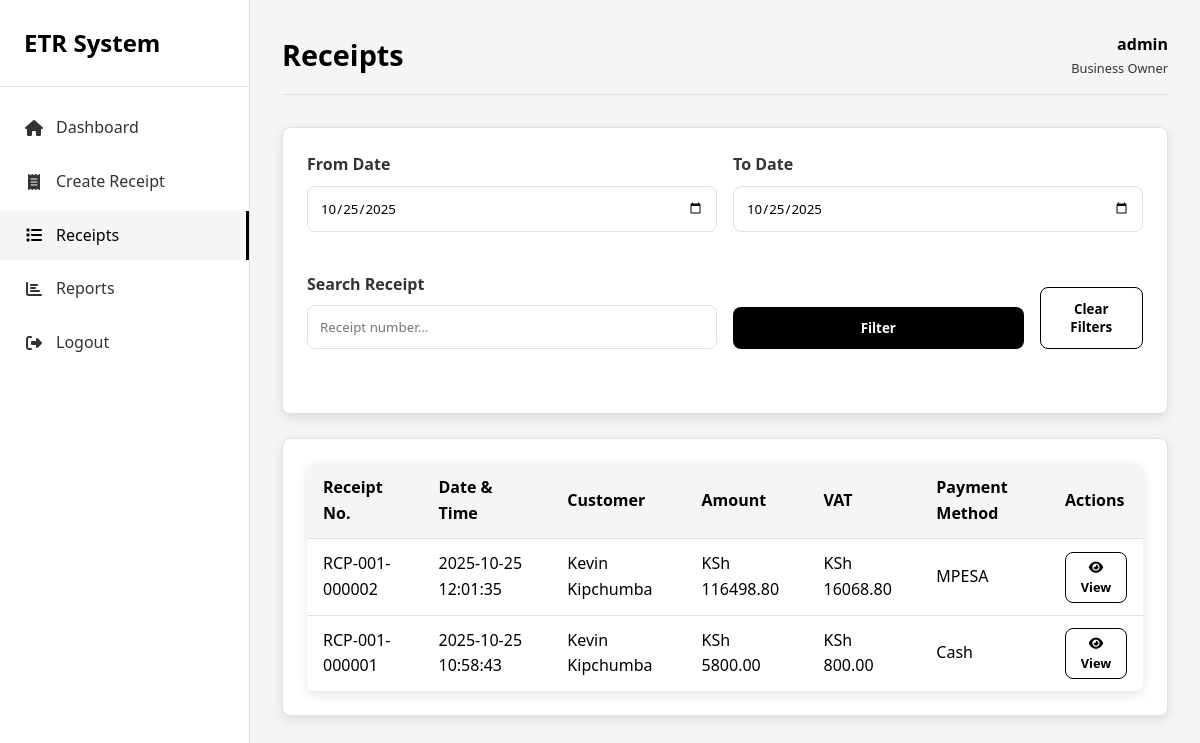
Page /receipts (signed in) on the committed database.
### tables this page shows
CREATE TABLE users (
                id INTEGER PRIMARY KEY AUTOINCREMENT,
                business_name TEXT NOT NULL,
                kra_pin TEXT NOT NULL UNIQUE,
                phone_number TEXT NOT NULL,
                person_in_charge TEXT NOT NULL,
                town_city TEXT NOT NULL,
                username TEXT UNIQUE NOT NULL,
                password_hash TEXT NOT NULL,
                role TEXT DEFAULT 'admin',
                is_active BOOLEAN DEFAULT 1,
                api_key TEXT,
                receipt_prefix TEXT DEFAULT 'RCP',
                vat_rate REAL DEFAULT 16.0,
                include_address BOOLEAN DEFAULT 1,
                auto_print BOOLEAN DEFAULT 0,
                created_at TIMESTAMP DEFAULT CURRENT_TIMESTAMP
            );

CREATE TABLE receipts (
                id INTEGER PRIMARY KEY AUTOINCREMENT,
                receipt_number TEXT UNIQUE NOT NULL,
                user_id INTEGER NOT NULL,
                subtotal REAL NOT NULL,
                vat_amount REAL NOT NULL,
                total_amount REAL NOT NULL,
                customer_name TEXT DEFAULT 'Walk-in Customer',
                customer_pin TEXT DEFAULT '',
                payment_method TEXT DEFAULT 'Cash',
                created_at TIMESTAMP DEFAULT CURRENT_TIMESTAMP
            );

### app.py (the view)
@app.route('/receipts')
@login_required
def receipts():
    db = get_db()
    page = request.args.get('page', 1, type=int)
    per_page = 10
    offset = (page - 1) * per_page
    date_from = request.args.get('date_from', '')
    date_to = request.args.get('date_to', '')
    receipt_search = request.args.get('search', '')
    query = 'SELECT * FROM receipts WHERE user_id = ?'
    params = [current_user.id]
    if date_from:
        query += ' AND DATE(created_at) >= ?'
        params.append(date_from)
    if date_to:
        query += ' AND DATE(created_at) <= ?'
        params.append(date_to)
    if receipt_search:
        query += ' AND receipt_number LIKE ?'
        params.append(f'%{receipt_search}%')
    query += ' ORDER BY created_at DESC LIMIT ? OFFSET ?'
    params.extend([per_page, offset])
    receipts_data = db.execute(query, params).fetchall()
    count_query = 'SELECT COUNT(*) FROM receipts WHERE user_id = ?'
    count_params = [current_user.id]
    if date_from:
        count_query += ' AND DATE(created_at) >= ?'
        count_params.append(date_from)
    if date_to:
        count_query += ' AND DATE(created_at) <= ?'
        count_params.append(date_to)
    if receipt_search:
        count_query += ' AND receipt_number LIKE ?'
        count_params.append(f'%{receipt_search}%')
    total_count = db.execute(count_query, count_params).fetchone()[0]
    log_activity(current_user.id, 'RECEIPTS_VIEWED', {
        'filters': {'date_from': date_from, 'date_to': date_to, 'search': receipt_search}
    })
    user_data = get_user_data(current_user.id)
    return render_template('receipts.html',
                         receipts=receipts_data,
                         page=page,
                         per_page=per_page,
                         total_count=total_count,
                         date_from=date_from,
                         date_to=date_to,
                         search=receipt_search,
                         user_data=user_data)

### app.py (called while the page is built)
@login_manager.user_loader
def load_user(user_id):
    db = get_db()
    user = db.execute('SELECT * FROM users WHERE id = ?', (user_id,)).fetchone()
    if user:
        return User(user['id'], user['username'], user['role'])
    return None

def get_db():
    db = sqlite3.connect(
        app.config['DATABASE'],
        detect_types=sqlite3.PARSE_DECLTYPES
    )
    db.row_factory = sqlite3.Row
    return db

def get_user_data(user_id):
    db = get_db()
    user = db.execute('SELECT * FROM users WHERE id = ?', (user_id,)).fetchone()
    if user:
        return dict(user)
    return None

def log_activity(user_id, action, details=None):
    try:
        db = get_db()
        db.execute('''
            INSERT INTO audit_logs (user_id, action, details, ip_address, user_agent)
            VALUES (?, ?, ?, ?, ?)
        ''', (user_id, action, json.dumps(details) if details else None,
              request.remote_addr, request.headers.get('User-Agent')))
        db.commit()
    except Exception as e:
        print(f"Failed to log activity: {e}")

### templates/receipts.html (shortened to what this page needs)
<!DOCTYPE html>
<html lang="en">
<head>
    <link rel="stylesheet" href="https://cdnjs.cloudflare.com/ajax/libs/font-awesome/6.4.0/css/all.min.css">
    <link rel="stylesheet" href="{{ url_for('static', filename='css/style.css') }}">
</head>
<body>
    <div class="container">
        <div class="sidebar">
            <div class="sidebar-header">
                <h2>ETR System</h2>
            </div>
            <nav class="sidebar-nav">
                <ul>
                    <li><a href="{{ url_for('dashboard') }}"><i class="fas fa-home"></i> <span>Dashboard</span></a></li>
                    <li><a href="{{ url_for('create_receipt') }}"><i class="fas fa-receipt"></i> <span>Create Receipt</span></a></li>
                    <li><a href="{{ url_for('receipts') }}" class="active"><i class="fas fa-list"></i> <span>Receipts</span></a></li>
                    <li><a href="{{ url_for('reports') }}"><i class="fas fa-chart-bar"></i> <span>Reports</span></a></li>
                    <li><a href="{{ url_for('logout') }}"><i class="fas fa-sign-out-alt"></i> <span>Logout</span></a></li>
                </ul>
            </nav>
        </div>
        <div class="main-content">
            <div class="header">
                <h1>Receipts</h1>
                <div class="user-menu">
                    <div class="user-info">
                        <div class="user-name">{{ current_user.username }}</div>
                        <div class="user-role">Business Owner</div>
                    </div>
                </div>
            </div>
            <div class="chart-container" style="margin-bottom: 1.5rem;">
                <form method="GET" action="{{ url_for('receipts') }}">
                    <div class="form-row">
                        <div class="form-group">
                            <label for="date_from">From Date</label>
                            <input type="date" id="date_from" name="date_from" value="{{ date_from }}">
                        </div>
                        <div class="form-group">
                            <label for="date_to">To Date</label>
                            <input type="date" id="date_to" name="date_to" value="{{ date_to }}">
                        </div>
                        <div class="form-group">
                            <label for="search">Search Receipt</label>
                            <input type="text" id="search" name="search" value="{{ search }}" placeholder="Receipt number...">
                        </div>
                        <div class="form-group" style="display: flex; align-items: flex-end;">
                            <button type="submit" class="btn btn-block">Filter</button>
                        </div>
                    </div>
                </form>
            </div>
            <div class="chart-container">
                <table class="data-table">
                    <thead>
                        <tr>
                            <th>Receipt No.</th>
                            <th>Date & Time</th>
                            <th>Customer</th>
                            <th>Amount</th>
                            <th>VAT</th>
                            <th>Payment Method</th>
                            <th>Actions</th>
                        </tr>
                    </thead>
                    <tbody>
                        {% for receipt in receipts %}
                        <tr>
                            <td>{{ receipt['receipt_number'] }}</td>
                            <td>{{ receipt['created_at'] }}</td>
                            <td>{{ receipt['customer_name'] }}</td>
                            <td>KSh {{ "%.2f"|format(receipt['total_amount']) }}</td>
                            <td>KSh {{ "%.2f"|format(receipt['vat_amount']) }}</td>
                            <td>{{ receipt['payment_method'] }}</td>
                            <td>
                                <a href="{{ url_for('receipt_detail', receipt_id=receipt['id']) }}" class="btn btn-outline" style="padding: 0.25rem 0.5rem; font-size: 0.8rem;">
                                    <i class="fas fa-eye"></i> View
                                </a>
                            </td>
                        </tr>
                        {% endfor %}
                    </tbody>
                </table>
            </div>
        </div>
    </div>
</body>
</html>

### static/css/style.css (style rules this page uses)
:root { --primary-black: #000000; --primary-white: #ffffff; --light-gray: #f5f5f5; --medium-gray: #e0e0e0; --dark-gray: #333333; --border-radius: 8px; --box-shadow: 0 4px 12px rgba(0, 0, 0, 0.1); --transition: all 0.3s ease; }
* { margin: 0; padding: 0; box-sizing: border-box; font-family: 'Segoe UI', Tahoma, Geneva, Verdana, sans-serif; }
body { background-color: var(--light-gray); color: var(--primary-black); line-height: 1.6; }
.form-group { margin-bottom: 1.5rem; }
.form-group label { display: block; margin-bottom: 0.5rem; font-weight: 600; color: var(--dark-gray); }
.form-group input, .form-group select { width: 100%; padding: 0.75rem; border: 1px solid var(--medium-gray); border-radius: var(--border-radius); background: var(--primary-white); color: var(--primary-black); transition: var(--transition); }
.btn { display: inline-block; padding: 0.75rem 1.5rem; background: var(--primary-black); color: var(--primary-white); border: none; border-radius: var(--border-radius); cursor: pointer; font-weight: 600; text-align: center; transition: var(--transition); text-decoration: none; }
.btn-block { display: block; width: 100%; }
.btn-outline { background: transparent; color: var(--primary-black); border: 1px solid var(--primary-black); }
.container { display: flex; min-height: 100vh; }
.sidebar { width: 250px; background: var(--primary-white); border-right: 1px solid var(--medium-gray); padding: 1.5rem 0; position: fixed; height: 100vh; overflow-y: auto; }
.sidebar-header { padding: 0 1.5rem 1.5rem; border-bottom: 1px solid var(--medium-gray); margin-bottom: 1rem; }
.sidebar-header h2 { font-size: 1.5rem; font-weight: 700; color: var(--primary-black); }
.sidebar-nav ul { list-style: none; }
.sidebar-nav li { margin-bottom: 0.25rem; }
.sidebar-nav a { display: flex; align-items: center; padding: 0.75rem 1.5rem; color: var(--dark-gray); text-decoration: none; transition: var(--transition); }
.sidebar-nav a:hover, .sidebar-nav a.active { background: var(--light-gray); color: var(--primary-black); border-right: 3px solid var(--primary-black); }
.sidebar-nav i { margin-right: 0.75rem; width: 20px; text-align: center; }
.main-content { flex: 1; margin-left: 250px; padding: 2rem; }
.header { display: flex; justify-content: space-between; align-items: center; margin-bottom: 2rem; padding-bottom: 1rem; border-bottom: 1px solid var(--medium-gray); }
.header h1 { font-size: 1.8rem; font-weight: 700; color: var(--primary-black); }
.user-menu { display: flex; align-items: center; gap: 1rem; }
.user-info { text-align: right; }
.user-name { font-weight: 600; color: var(--primary-black); }
.user-role { font-size: 0.8rem; color: var(--dark-gray); }
.chart-container { background: var(--primary-white); padding: 1.5rem; border-radius: var(--border-radius); box-shadow: var(--box-shadow); border: 1px solid var(--medium-gray); margin-bottom: 2rem; }
.data-table { width: 100%; border-collapse: collapse; background: var(--primary-white); border-radius: var(--border-radius); overflow: hidden; box-shadow: var(--box-shadow); }
.data-table th, .data-table td { padding: 0.75rem 1rem; text-align: left; border-bottom: 1px solid var(--medium-gray); }
.data-table th { background: var(--light-gray); font-weight: 600; color: var(--primary-black); }
.data-table tr:last-child td { border-bottom: none; }
.form-row { display: grid; grid-template-columns: 1fr 1fr; gap: 1rem; margin-bottom: 1rem; }

### rows in the picture
users: username "admin"
receipts: receipt_number "RCP-001-000002", created_at "2025-10-25 12:01:35", customer_name "Kevin Kipchumba", total_amount "116498.80", vat_amount "16068.80", payment_method "MPESA"
receipts: receipt_number "RCP-001-000001", created_at "2025-10-25 10:58:43", customer_name "Kevin Kipchumba", total_amount "5800.00", vat_amount "800.00", payment_method "Cash"
